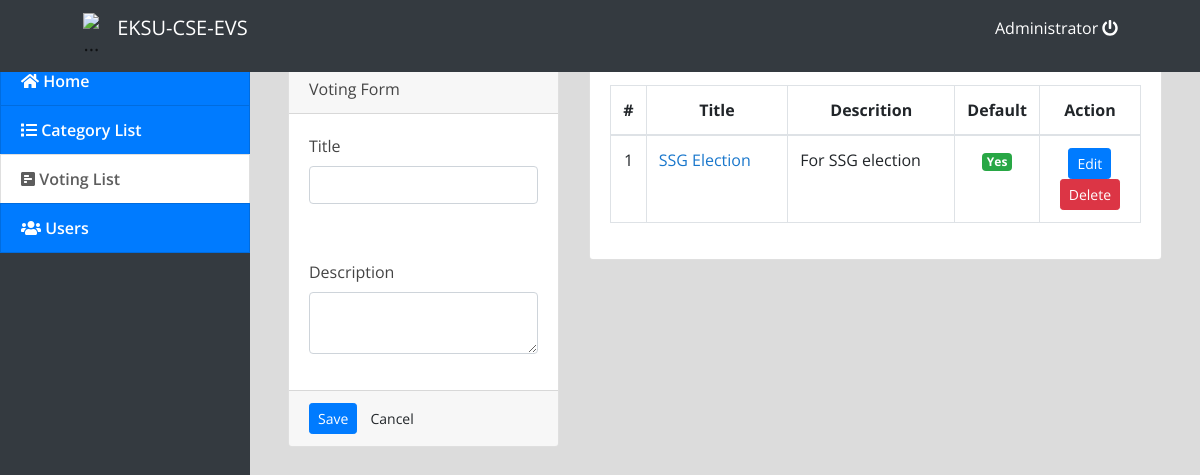
Page /index.php?page=voting_list (signed in) on the committed database.
### tables this page shows
CREATE TABLE `voting_list` (
  `id` int(30) NOT NULL,
  `title` varchar(250) NOT NULL,
  `description` text NOT NULL,
  `is_default` tinyint(1) NOT NULL DEFAULT 0
);

### voting_list.php (the view, shortened to what this page needs)
<?php include('db_connect.php');?>
<div class="container-fluid">
<?php if($_SESSION['login_type'] == 1): ?>
	<div class="col-lg-12">
		<div class="row">
			<div class="col-md-4">
			<form action="" id="manage-voting">
				<div class="card">
					<div class="card-header">
						    Voting Form
				  	</div>
					<div class="card-body">
							<div class="form-group">
								<label class="control-label">Title</label>
								<input type="text" class="form-control" name="title">
							</div>
					</div>
					<div class="card-body">
							<div class="form-group">
								<label class="control-label">Description</label>
								<textarea class="form-control" name="description"></textarea>
							</div>
					</div>
					<div class="card-footer">
						<div class="row">
							<div class="col-md-12">
								<button class="btn btn-sm btn-primary"> Save</button>
								<button class="btn btn-sm btn-default" type="button" onclick="$('#manage-voting').get(0).reset()"> Cancel</button>
							</div>
						</div>
					</div>
				</div>
			</form>
			</div>
			<div class="col-md-8">
				<div class="card">
					<div class="card-body">
						<table class="table table-bordered table-hover">
							<colgroup>
								<col width="5%">
								<col width="30%">
								<col width="35%">
								<col width="10%">
								<col width="20%">
							</colgroup>
							<thead>
								<tr>
									<th class="text-center">#</th>
									<th class="text-center">Title</th>
									<th class="text-center">Descrition</th>
									<th class="text-center">Default</th>
									<th class="text-center">Action</th>
								</tr>
							</thead>
							<tbody>
								<?php
								$i = 1;
								$vote = $conn->query("SELECT * FROM voting_list order by id asc");
								while($row=$vote->fetch_assoc()):
								?>
								<tr>
									<td class="text-center"><?php echo $i++ ?></td>
									<td class=""><a href="index.php?page=manage_voting&id=<?php echo $row['id'] ?>"><?php echo $row['title'] ?></a></td>
									<td class=""><?php echo $row['description'] ?></td>
									<?php if($row['is_default'] == 1): ?>
										<td class="text-center"><div class="badge badge-success">Yes</div></td>
									<?php elseif($row['is_default'] == 0):  ?>
										<td class="text-center"><div class="badge badge-info update_default" data-id="<?php echo $row['id'] ?>">No</div></td>
									<?php endif; ?>
									<td class="text-center">
										<button class="btn btn-sm btn-primary edit_voting" type="button" data-id="<?php echo $row['id'] ?>">Edit</button>
										<button class="btn btn-sm btn-danger delete_voting" type="button" data-id="<?php echo $row['id'] ?>">Delete</button>
									</td>
								</tr>
								<?php endwhile; ?>
							</tbody>
						</table>
					</div>
				</div>
			</div>
		</div>
	</div>
<?php endif ?>
</div>

### assets/css/style.css (style rules this page uses)
body { font-family: "Open Sans", sans-serif; color: #444444; width: 100%; height: calc(100%); }
a { color: #1977cc; }

### index.php (style rules this page uses)
body { background: #80808045; }

### rows in the picture
voting_list: title "SSG Election", description "For SSG election", is_default "Yes"

### other values in the picture
$_SESSION['login_name'] "Administrator"
